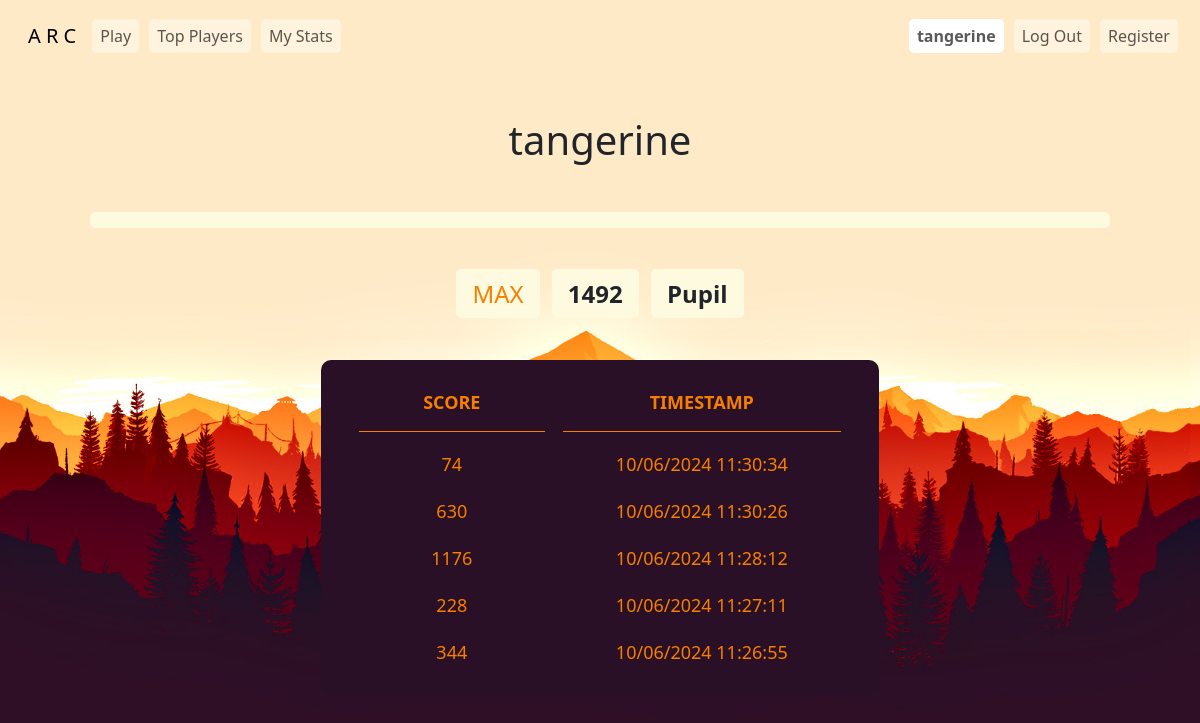
The app's page /stats (signed in), older data.
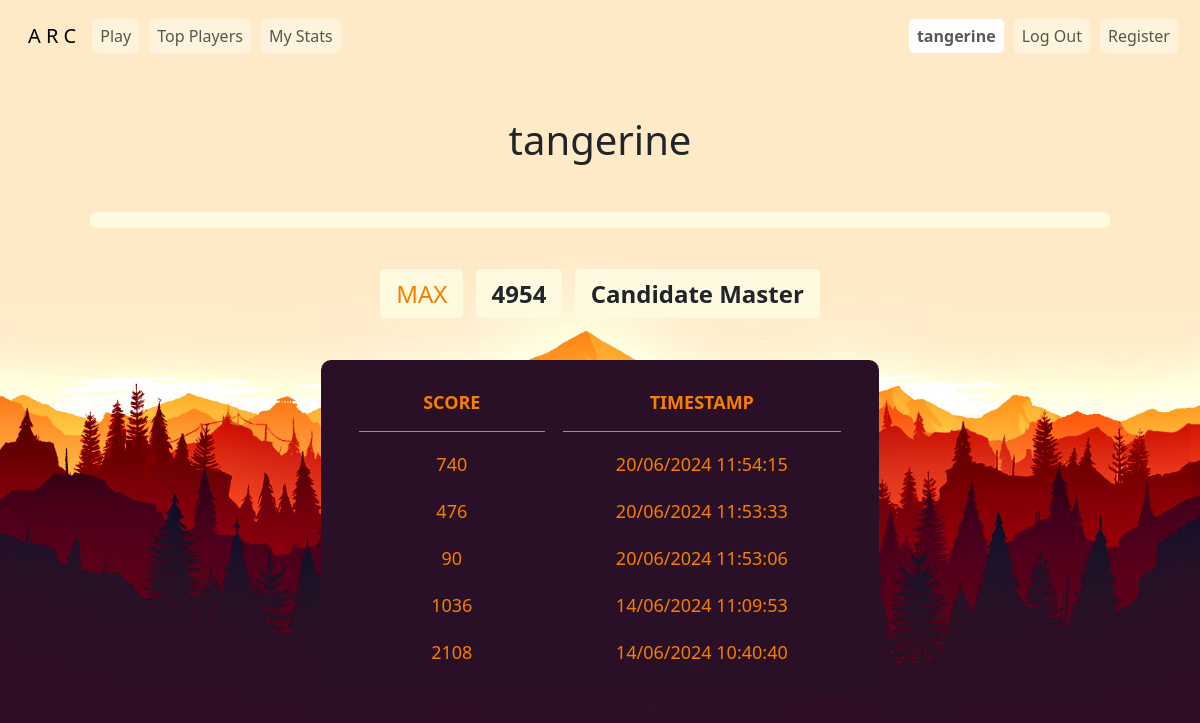
The same page, newer data.
### tables this page shows
CREATE TABLE 'users' ('id' INTEGER PRIMARY KEY AUTOINCREMENT NOT NULL, 'username' TEXT NOT NULL, 'hash' TEXT NOT NULL, 'highscore' INTEGER NOT NULL DEFAULT 0, 'title' TEXT NOT NULL DEFAULT 'Newbie');

CREATE TABLE 'games' ('id' INTEGER NOT NULL, 'username' TEXT NOT NULL, 'score' INTEGER NOT NULL DEFAULT 0 , 'timestamp' DATETIME);

### app.py (the view)
@app.route("/stats")
@login_required
def stats():
    gameData = db.execute("SELECT score, timestamp FROM games WHERE id = ? ORDER BY timestamp DESC LIMIT 5", session["user_id"])
    userData = db.execute("SELECT username, highscore, title FROM users WHERE id = ?", session["user_id"])[0]
    highestScore = userData["highscore"]
    username = userData["username"]
    title = userData["title"]
    return render_template("stats.html", gameData = gameData, highestScore = highestScore, title = title, username = username)

### app.py (called while the page is built)
@app.after_request
def after_request(response):
    response.headers["Cache-Control"] = "no-cache, no-store, must-revalidate"
    response.headers["Expires"] = 0
    response.headers["Pragma"] = "no-cache"
    return response

def login_required(f):
    @wraps(f)
    def decorated_function(*args, **kwargs):
        if session.get("user_id") is None:
            return redirect("/login")
        return f(*args, **kwargs)
    return decorated_function

### templates/stats.html (shortened to what this page needs)
{% extends "layout.html" %}
{% block styles %}
    <link rel="stylesheet" href="/static/stylesheets/statsStyles.css">
{% endblock %}
{% block main %}
    <main class="container pt-5 mt-1">
        <div class="text-center mx-auto colored">
            <p class="h1">{{ username }}</p>
        </div>
        <div class="mt-5 px-5">
            <div class="progress" role="progressbar">
            </div>
        </div>
        <div class="text-center mt-5">
            <span id="maxText" class="px-3 py-2 fs-4">MAX</span>
            <span id="ratingText" class="colored ms-2 px-3 py-2 fs-4"><strong>{{ highestScore }}</strong></span>
            <span class="colored fs-4 ms-2 px-3 py-2" id="titleText"><strong>{{ title }}</strong></span>
        </div>
        <div class="mt-5 text-center">
            <table class="mx-auto">
                <colgroup>
                    <col span="1" style="width: 40%;">
                    <col span="1" style="width: 60%;">
                </colgroup>
                <thead>
                    <tr>
                        <th>SCORE</th>
                        <th>TIMESTAMP</th>
                    </tr>
                </thead>
                <tbody>
                    {% for record in gameData %}
                        <tr style="color: #f77f00;">
                            <td>{{ record.score }}</td>
                            <td>{{ record.timestamp }}</td>
                        </tr>
                    {% endfor %}
                </tbody>
            </table>
        </div>
    </main>
{% endblock %}

### templates/layout.html (shortened to what this page needs)
<!DOCTYPE html>
<html lang="en">
    <head>
        <link href="https://cdn.jsdelivr.net/npm/bootstrap@5.3.3/dist/css/bootstrap.min.css" rel="stylesheet">
        {% block styles %}{% endblock %}
    </head>
    <body>
        <nav class="border navbar navbar-expand-md navbar-light">
            <div class="container-fluid">
                <a class="navbar-brand ms-3 mt-2" href="/">A R C</a>
                <div class="collapse navbar-collapse" id="navbar">
                    {% if session["user_id"] %}
                        <ul class="navbar-nav me-auto mt-2">
                            <li class="nav-item"><a class="nav-link" href="/game">Play</a></li>
                            <li class="nav-item"><a class="nav-link" href="/fame">Top Players</a></li>
                            <li class="nav-item"><a class="nav-link" href="/stats">My Stats</a></li>
                        </ul>
                        <ul class="navbar-nav ms-auto mt-2">
                            <li class="nav-item"><a class="nav-link colored" href="/stats" id="userNav"><strong>{{ username }}</strong></a></li>
                            <li class="nav-item"><a class="nav-link" href="/logout">Log Out</a></li>
                            <li class="nav-item"><a class="nav-link" href="/register">Register</a></li>
                        </ul>
                    {% endif %}
                </div>
            </div>
        </nav>
        {% block main %}{% endblock %}
    </body>
</html>

Row changes from the older to the newer data that the page shows:
no longer on this page (row unchanged): games: score "74", timestamp "10/06/2024 11:30:34"
no longer on this page (row unchanged): games: score "630", timestamp "10/06/2024 11:30:26"
no longer on this page (row unchanged): games: score "1176", timestamp "10/06/2024 11:28:12"
no longer on this page (row unchanged): games: score "228", timestamp "10/06/2024 11:27:11"
no longer on this page (row unchanged): games: score "344", timestamp "10/06/2024 11:26:55"
changed users "tangerine": highscore "1492" → "4954"; title "Pupil" → "Candidate Master"
added games: score "740", timestamp "20/06/2024 11:54:15"
added games: score "476", timestamp "20/06/2024 11:53:33"
added games: score "90", timestamp "20/06/2024 11:53:06"
added games: score "1036", timestamp "14/06/2024 11:09:53"
added games: score "2108", timestamp "14/06/2024 10:40:40"
